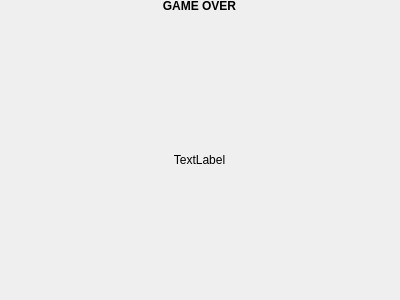
<?xml version="1.0" encoding="UTF-8"?>
<ui version="4.0">
 <class>gameover</class>
 <widget class="QWidget" name="gameover">
  <property name="geometry">
   <rect>
    <x>0</x>
    <y>0</y>
    <width>400</width>
    <height>300</height>
   </rect>
  </property>
  <property name="windowTitle">
   <string>Form</string>
  </property>
  <widget class="QWidget" name="verticalLayoutWidget">
   <property name="geometry">
    <rect>
     <x>-1</x>
     <y>-1</y>
     <width>401</width>
     <height>301</height>
    </rect>
   </property>
   <layout class="QVBoxLayout" name="verticalLayout">
    <item>
     <widget class="QLabel" name="label">
      <property name="text">
       <string>&lt;html&gt;&lt;head/&gt;&lt;body&gt;&lt;p&gt;&lt;span style=&quot; font-weight:600;&quot;&gt;GAME OVER&lt;/span&gt;&lt;/p&gt;&lt;/body&gt;&lt;/html&gt;</string>
      </property>
      <property name="alignment">
       <set>Qt::AlignCenter</set>
      </property>
     </widget>
    </item>
    <item>
     <spacer name="verticalSpacer">
      <property name="orientation">
       <enum>Qt::Vertical</enum>
      </property>
      <property name="sizeHint" stdset="0">
       <size>
        <width>20</width>
        <height>40</height>
       </size>
      </property>
     </spacer>
    </item>
    <item>
     <widget class="QLabel" name="label_2">
      <property name="text">
       <string>TextLabel</string>
      </property>
      <property name="alignment">
       <set>Qt::AlignCenter</set>
      </property>
     </widget>
    </item>
    <item>
     <spacer name="verticalSpacer_2">
      <property name="orientation">
       <enum>Qt::Vertical</enum>
      </property>
      <property name="sizeHint" stdset="0">
       <size>
        <width>20</width>
        <height>40</height>
       </size>
      </property>
     </spacer>
    </item>
   </layout>
  </widget>
 </widget>
 <resources/>
 <connections/>
</ui>
